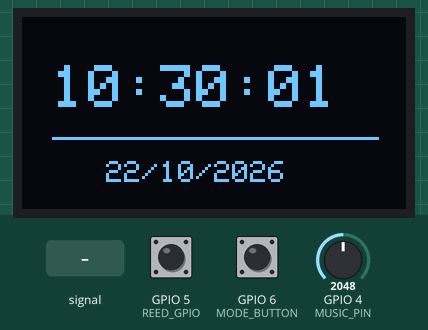
Simulated run of this sketch. Board: ESP32-C3. Shown: 128×64 one-colour display. Inputs (shaded band) come from the test bench; at power-on: GPIO 6 (MODE_BUTTON) HIGH, GPIO 5 (REED_GPIO) HIGH, GPIO 4 (MUSIC_PIN) = 2048 (analog values on the 0–4095 scale). What the sketch prints to the serial monitor is not drawn.

Above: at 1.6 s.
1.7 s: GPIO 6 (MODE_BUTTON) pulled LOW for 0.15 s
At 2.37 s:
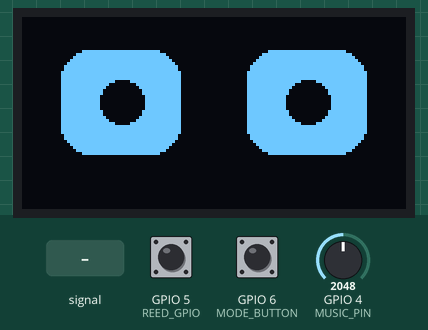
2.4 s: GPIO 5 (REED_GPIO) driven LOW
At 3.7 s:
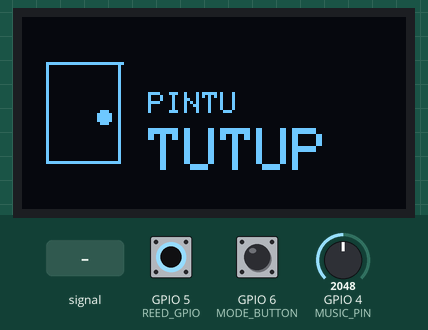
4.0 s: GPIO 5 (REED_GPIO) driven HIGH
At 4.5 s:
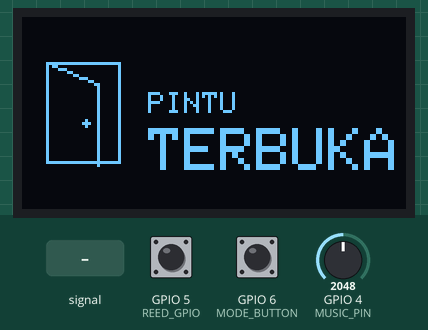
5.6 s: GPIO 5 (REED_GPIO) driven LOW
At 6.9 s:
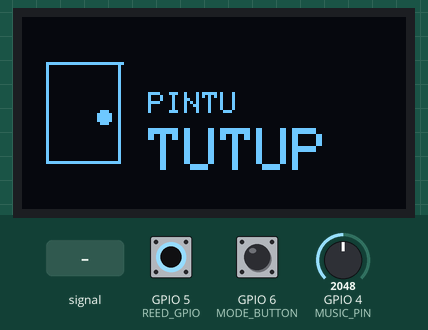
7.2 s: GPIO 4 (MUSIC_PIN) set to 1228
10.1 s: GPIO 4 (MUSIC_PIN) fed a 200 Hz sine of ±1023 counts around its level
Timing chart, 0 to 13.1 s (numbered marks = the images above; inputs shaded):
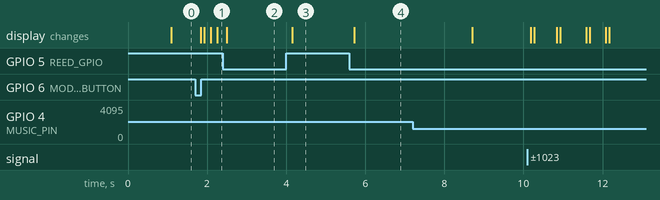

The sketch:

sketch.ino
```cpp
#include <Wire.h>
#include <Adafruit_GFX.h>
#include <Adafruit_SSD1306.h>

// ==================================================
// PIN ESP32-C3 SUPER MINI
// ==================================================
#define REED_GPIO       5
#define MUSIC_PIN       4
#define MODE_BUTTON     6
#define SDA_PIN         8
#define SCL_PIN         9

// ==================================================
// OLED SSD1306
// ==================================================
#define SCREEN_WIDTH    128
#define SCREEN_HEIGHT   64
#define OLED_RESET      -1
#define OLED_ADDRESS    0x3C

Adafruit_SSD1306 display(
  SCREEN_WIDTH,
  SCREEN_HEIGHT,
  &Wire,
  OLED_RESET
);

// ==================================================
// PENGATURAN
// ==================================================
#define DEBOUNCE_TIME       50
#define DOOR_MESSAGE_TIME   3000

#define MUSIC_THRESHOLD     1800
#define BEAT_INTERVAL       500
#define BEAT_PULSE          140

// ==================================================
// 4 MODE TAMPILAN
// 0 = Jam dan tanggal
// 1 = Robot
// 2 = Pintu
// 3 = Music visualizer
// ==================================================
const int TOTAL_MODES = 4;
int currentMode = 0;

// Notifikasi pintu otomatis
bool doorAlertActive = false;
unsigned long doorAlertStart = 0;

// ==================================================
// SENSOR PINTU / REED SWITCH
// ==================================================
bool lastReading = HIGH;
bool stableState = HIGH;

unsigned long lastDebounceTime = 0;

// ==================================================
// TOMBOL MODE
// ==================================================
bool lastButtonReading = HIGH;
bool stableButtonState = HIGH;

unsigned long lastButtonDebounce = 0;

// ==================================================
// REFRESH DISPLAY
// ==================================================
unsigned long lastDisplayUpdate = 0;

// ==================================================
// ANIMASI ROBOT
// ==================================================
unsigned long lastBlinkTime = 0;
bool blinking = false;

// ==================================================
// JAM DAN TANGGAL SIMULASI
// ==================================================
int jam = 10;
int menit = 30;
int detik = 0;

int tanggal = 22;
int bulan = 10;
int tahun = 2026;

unsigned long lastClockUpdate = 0;

// ==================================================
// MUSIK SIMULASI DARI POTENTIOMETER
// ==================================================
int musicLevel = 0;
bool musicDetected = false;
bool beatPulse = false;

unsigned long beatStartTime = 0;
unsigned long beatNumber = 0;

// ==================================================
// UPDATE LEVEL MUSIK
// ==================================================
void updateMusic(unsigned long now) {
  musicLevel = analogRead(MUSIC_PIN);

  musicDetected = musicLevel > MUSIC_THRESHOLD;

  unsigned long elapsed = now - beatStartTime;

  beatNumber = elapsed / BEAT_INTERVAL;

  unsigned long beatPhase = elapsed % BEAT_INTERVAL;

  beatPulse = musicDetected &&
              (beatPhase < BEAT_PULSE);
}

// ==================================================
// KALENDER
// ==================================================
bool isLeapYear(int y) {
  return (y % 400 == 0) ||
         ((y % 4 == 0) && (y % 100 != 0));
}

int daysInMonth(int m, int y) {
  switch (m) {
    case 2:
      return isLeapYear(y) ? 29 : 28;

    case 4:
    case 6:
    case 9:
    case 11:
      return 30;

    default:
      return 31;
  }
}

// ==================================================
// UPDATE JAM DAN TANGGAL
// ==================================================
void updateClock(unsigned long now) {
  while (now - lastClockUpdate >= 1000) {
    lastClockUpdate += 1000;

    detik++;

    if (detik >= 60) {
      detik = 0;
      menit++;
    }

    if (menit >= 60) {
      menit = 0;
      jam++;
    }

    if (jam >= 24) {
      jam = 0;
      tanggal++;

      if (tanggal > daysInMonth(bulan, tahun)) {
        tanggal = 1;
        bulan++;

        if (bulan > 12) {
          bulan = 1;
          tahun++;
        }
      }
    }
  }
}

// ==================================================
// MODE 1: JAM DAN TANGGAL
// ==================================================
void drawClock() {
  display.clearDisplay();
  display.setTextColor(SSD1306_WHITE);

  display.setTextSize(2);
  display.setCursor(10, 16);

  display.printf(
    "%02d:%02d:%02d",
    jam, menit, detik
  );

  display.drawLine(
    10, 40, 118, 40, SSD1306_WHITE
  );

  display.setTextSize(1);
  display.setCursor(28, 48);

  display.printf(
    "%02d/%02d/%04d",
    tanggal, bulan, tahun
  );

  display.display();
}

// ==================================================
// MODE 2: MATA ROBOT
// ==================================================
void drawRobot(bool blink, bool beat) {
  display.clearDisplay();
  display.setTextColor(SSD1306_WHITE);

  if (blink) {
    // Mata tertutup
    display.drawLine(
      18, 29, 48, 29, SSD1306_WHITE
    );

    display.drawLine(
      80, 29, 110, 29, SSD1306_WHITE
    );
  } else {
    // Mata membesar saat beat musik
    int eyeY = beat ? 8 : 11;
    int eyeH = beat ? 39 : 35;
    int pupil = beat ? 10 : 7;

    display.fillRoundRect(
      13, eyeY, 40, eyeH, 10, SSD1306_WHITE
    );

    display.fillRoundRect(
      75, eyeY, 40, eyeH, 10, SSD1306_WHITE
    );

    display.fillCircle(
      33, 28, pupil, SSD1306_BLACK
    );

    display.fillCircle(
      95, 28, pupil, SSD1306_BLACK
    );
  }

  // Mode robot hanya menampilkan mata
  display.display();
}

// ==================================================
// MODE 3 DAN NOTIFIKASI: PINTU
// ==================================================
void drawDoor() {
  display.clearDisplay();
  display.setTextColor(SSD1306_WHITE);

  if (stableState == HIGH) {
    // Ikon pintu terbuka
    display.drawRect(
      8, 15, 25, 34, SSD1306_WHITE
    );

    display.drawLine(
      8, 15, 25, 22, SSD1306_WHITE
    );

    display.drawLine(
      25, 22, 25, 49, SSD1306_WHITE
    );

    display.fillCircle(
      21, 35, 1, SSD1306_WHITE
    );

    display.setTextSize(1);
    display.setCursor(42, 25);
    display.println("PINTU");

    display.setTextSize(2);
    display.setCursor(42, 37);
    display.println("TERBUKA");
  } else {
    // Ikon pintu tertutup
    display.drawRect(
      8, 15, 25, 34, SSD1306_WHITE
    );

    display.drawLine(
      8, 15, 33, 15, SSD1306_WHITE
    );

    display.fillCircle(
      27, 33, 2, SSD1306_WHITE
    );

    display.setTextSize(1);
    display.setCursor(42, 25);
    display.println("PINTU");

    display.setTextSize(2);
    display.setCursor(42, 37);
    display.println("TUTUP");
  }

  display.display();
}

// ==================================================
// MODE 4: MUSIC BEAT VISUALIZER
// ==================================================
void drawMusicVisualizer(unsigned long now) {
  display.clearDisplay();
  display.setTextColor(SSD1306_WHITE);

  display.setTextSize(1);
  display.setCursor(20, 0);
  display.println("MUSIC VISUALIZER");

  display.drawLine(
    0, 10, 127, 10, SSD1306_WHITE
  );

  // Level potentiometer
  int levelBar = map(musicLevel, 0, 4095, 0, 79);
  levelBar = constrain(levelBar, 0, 79);

  display.setCursor(0, 14);
  display.print("LVL:");
  display.print(musicLevel);

  display.drawRect(
    44, 13, 83, 9, SSD1306_WHITE
  );

  if (levelBar > 0) {
    display.fillRect(
      46, 15, levelBar, 5, SSD1306_WHITE
    );
  }

  // Equalizer
  unsigned long elapsed = now - beatStartTime;

  for (int i = 0; i < 12; i++) {
    int x = 4 + i * 10;
    int h;

    if (musicDetected && beatPulse) {
      h = 8 + ((i + beatNumber) % 4) * 4;
    } else if (musicDetected) {
      h = 4 + ((i * 3 + elapsed / 100) % 5) * 3;
    } else {
      h = 2 + ((i + elapsed / 150) % 3) * 2;
    }

    h = constrain(h, 2, 22);

    display.fillRect(
      x, 51 - h, 6, h, SSD1306_WHITE
    );
  }

  display.setCursor(20, 56);

  if (musicDetected && beatPulse) {
    display.print(">>> BEAT <<<");
  } else if (musicDetected) {
    display.print("MUSIC ACTIVE");
  } else {
    display.print("NO MUSIC");
  }

  display.display();
}

// ==================================================
// SETUP
// ==================================================
void setup() {
  Serial.begin(115200);

  pinMode(REED_GPIO, INPUT_PULLUP);
  pinMode(MODE_BUTTON, INPUT_PULLUP);
  pinMode(MUSIC_PIN, INPUT);

  analogReadResolution(12);

  Wire.begin(SDA_PIN, SCL_PIN);

  if (!display.begin(
        SSD1306_SWITCHCAPVCC,
        OLED_ADDRESS)) {
    Serial.println("OLED tidak ditemukan!");

    while (true) {
      delay(10);
    }
  }

  unsigned long now = millis();

  stableState = digitalRead(REED_GPIO);
  lastReading = stableState;

  lastButtonReading = digitalRead(MODE_BUTTON);
  stableButtonState = lastButtonReading;

  lastDebounceTime = now;
  lastButtonDebounce = now;

  lastClockUpdate = now;
  lastDisplayUpdate = 0;
  lastBlinkTime = now;
  beatStartTime = now;

  currentMode = 0;
  doorAlertActive = false;

  // Tampilan awal adalah jam
  drawClock();

  Serial.println("SISTEM AKTIF");
  Serial.println("GPIO 5 = Reed switch");
  Serial.println("GPIO 6 = Tombol MODE");
  Serial.println("GPIO 4 = Potentiometer musik");
  Serial.println("Mode awal: JAM DAN TANGGAL");
}

// ==================================================
// LOOP UTAMA
// ==================================================
void loop() {
  unsigned long now = millis();

  // 1. Update jam dan level musik
  updateClock(now);
  updateMusic(now);

  // 2. Baca reed switch
  bool reading = digitalRead(REED_GPIO);

  if (reading != lastReading) {
    lastReading = reading;
    lastDebounceTime = now;
  }

  // 3. Debounce dan deteksi perubahan pintu
  if (now - lastDebounceTime >= DEBOUNCE_TIME) {
    if (reading != stableState) {
      stableState = reading;

      // Aktifkan notifikasi otomatis selama 3 detik
      doorAlertActive = true;
      doorAlertStart = now;

      Serial.println(
        stableState == HIGH
          ? "PINTU TERBUKA"
          : "PINTU TERTUTUP"
      );
    }
  }

  // 4. Baca tombol MODE
  bool buttonReading = digitalRead(MODE_BUTTON);

  if (buttonReading != lastButtonReading) {
    lastButtonReading = buttonReading;
    lastButtonDebounce = now;
  }

  if (now - lastButtonDebounce >= DEBOUNCE_TIME) {
    if (buttonReading != stableButtonState) {
      stableButtonState = buttonReading;

      // Tombol ditekan
      if (stableButtonState == LOW) {
        currentMode = (currentMode + 1) % TOTAL_MODES;

        lastBlinkTime = now;

        Serial.print("Mode tampilan: ");
        Serial.println(currentMode);
      }
    }
  }

  // 5. Selesaikan notifikasi setelah 3 detik
  if (doorAlertActive &&
      now - doorAlertStart >= DOOR_MESSAGE_TIME) {
    doorAlertActive = false;
  }

  // 6. Animasi mata berkedip setiap 3 detik
  unsigned long blinkPhase = now - lastBlinkTime;

  if (blinkPhase >= 3000) {
    lastBlinkTime = now;
    blinkPhase = 0;
  }

  blinking = blinkPhase < 120;

  // 7. Refresh OLED
  if (now - lastDisplayUpdate >= 80) {
    lastDisplayUpdate = now;

    // Notifikasi pintu memiliki prioritas tertinggi.
    // currentMode tidak berubah selama notifikasi.
    if (doorAlertActive) {
      drawDoor();
    } else {
      switch (currentMode) {
        case 0:
          drawClock();
          break;

        case 1:
          drawRobot(
            blinking,
            musicDetected && beatPulse
          );
          break;

        case 2:
          drawDoor();
          break;

        case 3:
          drawMusicVisualizer(now);
          break;
      }
    }
  }

  delay(5);
}
```

Measured:
- after the input at 1.7 s, the display: first changes after 0.14 s (image 1 shows a later state)
- after the input at 2.4 s, the display: changes after 0.10 s (image 2)
- after the input at 4.0 s, the display: changes after 0.16 s (image 3)
- after the input at 5.6 s, the display: changes after 0.13 s (image 4)
